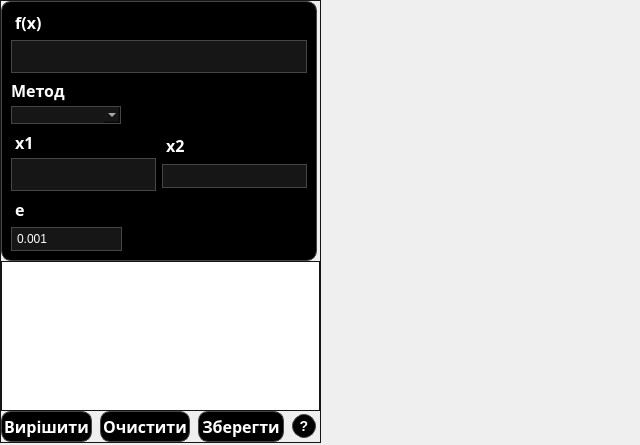
<?xml version="1.0" encoding="UTF-8"?>
<ui version="4.0">
 <class>Form</class>
 <widget class="QWidget" name="Form">
  <property name="geometry">
   <rect>
    <x>0</x>
    <y>0</y>
    <width>640</width>
    <height>445</height>
   </rect>
  </property>
  <property name="windowTitle">
   <string>Form</string>
  </property>
  <widget class="QCustomPlot" name="graph" native="true">
   <property name="geometry">
    <rect>
     <x>329</x>
     <y>0</y>
     <width>310</width>
     <height>443</height>
    </rect>
   </property>
   <property name="sizePolicy">
    <sizepolicy hsizetype="Expanding" vsizetype="Preferred">
     <horstretch>0</horstretch>
     <verstretch>0</verstretch>
    </sizepolicy>
   </property>
   <property name="minimumSize">
    <size>
     <width>310</width>
     <height>310</height>
    </size>
   </property>
  </widget>
  <widget class="QGroupBox" name="groupBox_2">
   <property name="geometry">
    <rect>
     <x>0</x>
     <y>0</y>
     <width>321</width>
     <height>443</height>
    </rect>
   </property>
   <property name="sizePolicy">
    <sizepolicy hsizetype="Preferred" vsizetype="Preferred">
     <horstretch>0</horstretch>
     <verstretch>0</verstretch>
    </sizepolicy>
   </property>
   <property name="maximumSize">
    <size>
     <width>324</width>
     <height>16777215</height>
    </size>
   </property>
   <property name="styleSheet">
    <string notr="true">QGroupBox{
border: 1px solid black;
border-color: #161616;
}</string>
   </property>
   <property name="title">
    <string/>
   </property>
   <layout class="QGridLayout" name="gridLayout">
    <property name="leftMargin">
     <number>0</number>
    </property>
    <property name="topMargin">
     <number>0</number>
    </property>
    <property name="rightMargin">
     <number>0</number>
    </property>
    <property name="bottomMargin">
     <number>0</number>
    </property>
    <property name="spacing">
     <number>0</number>
    </property>
    <item row="0" column="0">
     <layout class="QVBoxLayout" name="verticalLayout_6">
      <item>
       <widget class="QGroupBox" name="groupBox">
        <property name="sizePolicy">
         <sizepolicy hsizetype="Expanding" vsizetype="Preferred">
          <horstretch>0</horstretch>
          <verstretch>0</verstretch>
         </sizepolicy>
        </property>
        <property name="maximumSize">
         <size>
          <width>316</width>
          <height>16777215</height>
         </size>
        </property>
        <property name="autoFillBackground">
         <bool>false</bool>
        </property>
        <property name="styleSheet">
         <string notr="true">QGroupBox{
border-radius: 10px;
background-color: #000000;
border: 1px solid black;
border-color: #464646;
}</string>
        </property>
        <property name="title">
         <string/>
        </property>
        <layout class="QGridLayout" name="gridLayout_2">
         <item row="4" column="0">
          <layout class="QHBoxLayout" name="horizontalLayout_3">
           <item>
            <layout class="QVBoxLayout" name="verticalLayout_5">
             <item>
              <widget class="QLabel" name="label_10">
               <property name="sizePolicy">
                <sizepolicy hsizetype="Maximum" vsizetype="Maximum">
                 <horstretch>0</horstretch>
                 <verstretch>0</verstretch>
                </sizepolicy>
               </property>
               <property name="font">
                <font>
                 <family>Roobert</family>
                 <pointsize>-1</pointsize>
                 <italic>false</italic>
                 <fontweight>DemiBold</fontweight>
                </font>
               </property>
               <property name="styleSheet">
                <string notr="true">color: #ffffff;
background-color: #000000;
font-family: Roobert,-apple-system,BlinkMacSystemFont,&quot;Segoe UI&quot;,Helvetica,Arial,sans-serif,&quot;Apple Color Emoji&quot;,&quot;Segoe UI Emoji&quot;,&quot;Segoe UI Symbol&quot;;
  font-size: 16px;
  font-weight: 600;</string>
               </property>
               <property name="text">
                <string> e</string>
               </property>
              </widget>
             </item>
             <item>
              <widget class="QLineEdit" name="e_input">
               <property name="sizePolicy">
                <sizepolicy hsizetype="Minimum" vsizetype="Fixed">
                 <horstretch>0</horstretch>
                 <verstretch>0</verstretch>
                </sizepolicy>
               </property>
               <property name="maximumSize">
                <size>
                 <width>126</width>
                 <height>16777215</height>
                </size>
               </property>
               <property name="styleSheet">
                <string notr="true">background-color: #161616;
border: 1px solid #464646;
color: #ffffff;
font: 12pt &quot;Open Sans&quot;;

padding-left: 3px;
padding-top: 3px;
padding-bottom: 3px;</string>
               </property>
               <property name="text">
                <string>0.001</string>
               </property>
               <property name="maxLength">
                <number>17</number>
               </property>
              </widget>
             </item>
            </layout>
           </item>
           <item>
            <spacer name="horizontalSpacer">
             <property name="orientation">
              <enum>Qt::Horizontal</enum>
             </property>
             <property name="sizeHint" stdset="0">
              <size>
               <width>40</width>
               <height>20</height>
              </size>
             </property>
            </spacer>
           </item>
          </layout>
         </item>
         <item row="2" column="0">
          <layout class="QVBoxLayout" name="verticalLayout_4">
           <property name="spacing">
            <number>4</number>
           </property>
           <property name="topMargin">
            <number>0</number>
           </property>
           <item>
            <widget class="QLabel" name="label">
             <property name="sizePolicy">
              <sizepolicy hsizetype="Preferred" vsizetype="Maximum">
               <horstretch>0</horstretch>
               <verstretch>0</verstretch>
              </sizepolicy>
             </property>
             <property name="font">
              <font>
               <family>Roobert</family>
               <pointsize>-1</pointsize>
               <italic>false</italic>
               <fontweight>DemiBold</fontweight>
              </font>
             </property>
             <property name="styleSheet">
              <string notr="true">background-color: #000000;
color: #ffffff;
font-family: Roobert,-apple-system,BlinkMacSystemFont,&quot;Segoe UI&quot;,Helvetica,Arial,sans-serif,&quot;Apple Color Emoji&quot;,&quot;Segoe UI Emoji&quot;,&quot;Segoe UI Symbol&quot;;
  font-size: 16px;
  font-weight: 600;</string>
             </property>
             <property name="text">
              <string>Метод</string>
             </property>
            </widget>
           </item>
           <item>
            <widget class="QComboBox" name="comboBox">
             <property name="sizePolicy">
              <sizepolicy hsizetype="Fixed" vsizetype="Maximum">
               <horstretch>0</horstretch>
               <verstretch>0</verstretch>
              </sizepolicy>
             </property>
             <property name="minimumSize">
              <size>
               <width>110</width>
               <height>0</height>
              </size>
             </property>
             <property name="mouseTracking">
              <bool>false</bool>
             </property>
             <property name="styleSheet">
              <string notr="true">
QComboBox {
background-color: #161616; 
border: 1px solid #464646; 
color: white;
font: 12pt &quot;Open Sans&quot;;

}
QComboBox QAbstractItemView { 
selection-background-color: blue;
 selection-color: white; 
 color: white;
}

</string>
             </property>
             <property name="currentText">
              <string/>
             </property>
            </widget>
           </item>
          </layout>
         </item>
         <item row="3" column="0">
          <widget class="QStackedWidget" name="stackedWidget">
           <property name="sizePolicy">
            <sizepolicy hsizetype="Maximum" vsizetype="Maximum">
             <horstretch>0</horstretch>
             <verstretch>0</verstretch>
            </sizepolicy>
           </property>
           <property name="minimumSize">
            <size>
             <width>0</width>
             <height>0</height>
            </size>
           </property>
           <property name="maximumSize">
            <size>
             <width>310</width>
             <height>16777215</height>
            </size>
           </property>
           <property name="currentIndex">
            <number>0</number>
           </property>
           <widget class="QWidget" name="page">
            <property name="sizePolicy">
             <sizepolicy hsizetype="Maximum" vsizetype="Maximum">
              <horstretch>0</horstretch>
              <verstretch>0</verstretch>
             </sizepolicy>
            </property>
            <property name="maximumSize">
             <size>
              <width>16777215</width>
              <height>16777215</height>
             </size>
            </property>
            <property name="styleSheet">
             <string notr="true">background-color: #000000;</string>
            </property>
            <layout class="QHBoxLayout" name="horizontalLayout_7">
             <property name="leftMargin">
              <number>0</number>
             </property>
             <property name="topMargin">
              <number>0</number>
             </property>
             <property name="rightMargin">
              <number>0</number>
             </property>
             <property name="bottomMargin">
              <number>0</number>
             </property>
             <item>
              <layout class="QHBoxLayout" name="horizontalLayout_5">
               <item>
                <layout class="QVBoxLayout" name="verticalLayout">
                 <property name="spacing">
                  <number>3</number>
                 </property>
                 <property name="leftMargin">
                  <number>0</number>
                 </property>
                 <item>
                  <widget class="QLabel" name="label_8">
                   <property name="sizePolicy">
                    <sizepolicy hsizetype="Maximum" vsizetype="Maximum">
                     <horstretch>0</horstretch>
                     <verstretch>0</verstretch>
                    </sizepolicy>
                   </property>
                   <property name="font">
                    <font>
                     <family>Roobert</family>
                     <pointsize>-1</pointsize>
                     <italic>false</italic>
                     <fontweight>DemiBold</fontweight>
                    </font>
                   </property>
                   <property name="styleSheet">
                    <string notr="true">color: #ffffff;
font-family: Roobert,-apple-system,BlinkMacSystemFont,&quot;Segoe UI&quot;,Helvetica,Arial,sans-serif,&quot;Apple Color Emoji&quot;,&quot;Segoe UI Emoji&quot;,&quot;Segoe UI Symbol&quot;;
  font-size: 16px;
  font-weight: 600;</string>
                   </property>
                   <property name="text">
                    <string> x1</string>
                   </property>
                  </widget>
                 </item>
                 <item>
                  <widget class="QLineEdit" name="x1_input">
                   <property name="sizePolicy">
                    <sizepolicy hsizetype="Expanding" vsizetype="Fixed">
                     <horstretch>0</horstretch>
                     <verstretch>0</verstretch>
                    </sizepolicy>
                   </property>
                   <property name="minimumSize">
                    <size>
                     <width>72</width>
                     <height>0</height>
                    </size>
                   </property>
                   <property name="font">
                    <font>
                     <family>Open Sans</family>
                     <pointsize>12</pointsize>
                     <italic>false</italic>
                     <bold>false</bold>
                    </font>
                   </property>
                   <property name="styleSheet">
                    <string notr="true">background-color: #161616;
border: 1px solid #464646;
color: #ffffff;
font: 12pt &quot;Open Sans&quot;;

padding-left: 3px;
padding-top: 3px;
padding-bottom: 3px;</string>
                   </property>
                  </widget>
                 </item>
                </layout>
               </item>
               <item>
                <layout class="QVBoxLayout" name="verticalLayout_7">
                 <property name="spacing">
                  <number>3</number>
                 </property>
                 <property name="topMargin">
                  <number>0</number>
                 </property>
                 <property name="rightMargin">
                  <number>0</number>
                 </property>
                 <item>
                  <widget class="QLabel" name="label_9">
                   <property name="sizePolicy">
                    <sizepolicy hsizetype="Maximum" vsizetype="Maximum">
                     <horstretch>0</horstretch>
                     <verstretch>0</verstretch>
                    </sizepolicy>
                   </property>
                   <property name="font">
                    <font>
                     <family>Roobert</family>
                     <pointsize>-1</pointsize>
                     <italic>false</italic>
                     <fontweight>DemiBold</fontweight>
                    </font>
                   </property>
                   <property name="styleSheet">
                    <string notr="true">color: #ffffff;
font-family: Roobert,-apple-system,BlinkMacSystemFont,&quot;Segoe UI&quot;,Helvetica,Arial,sans-serif,&quot;Apple Color Emoji&quot;,&quot;Segoe UI Emoji&quot;,&quot;Segoe UI Symbol&quot;;
  font-size: 16px;
  font-weight: 600;</string>
                   </property>
                   <property name="text">
                    <string> x2</string>
                   </property>
                  </widget>
                 </item>
                 <item>
                  <widget class="QLineEdit" name="x2_input">
                   <property name="sizePolicy">
                    <sizepolicy hsizetype="Expanding" vsizetype="Fixed">
                     <horstretch>0</horstretch>
                     <verstretch>0</verstretch>
                    </sizepolicy>
                   </property>
                   <property name="minimumSize">
                    <size>
                     <width>72</width>
                     <height>0</height>
                    </size>
                   </property>
                   <property name="styleSheet">
                    <string notr="true">background-color: #161616;
font: 12pt &quot;Open Sans&quot;;
border: 1px solid #464646;
color: #ffffff;

padding-left: 3px;
padding-top: 3px;
padding-bottom: 3px;</string>
                   </property>
                  </widget>
                 </item>
                </layout>
               </item>
              </layout>
             </item>
            </layout>
           </widget>
           <widget class="QWidget" name="page_2">
            <property name="sizePolicy">
             <sizepolicy hsizetype="Maximum" vsizetype="Maximum">
              <horstretch>0</horstretch>
              <verstretch>0</verstretch>
             </sizepolicy>
            </property>
            <property name="maximumSize">
             <size>
              <width>16777215</width>
              <height>16777215</height>
             </size>
            </property>
            <property name="styleSheet">
             <string notr="true">background-color: #000000;</string>
            </property>
            <layout class="QHBoxLayout" name="horizontalLayout_6">
             <property name="leftMargin">
              <number>0</number>
             </property>
             <property name="topMargin">
              <number>0</number>
             </property>
             <property name="rightMargin">
              <number>0</number>
             </property>
             <item>
              <layout class="QHBoxLayout" name="horizontalLayout_2">
               <property name="spacing">
                <number>0</number>
               </property>
               <item>
                <layout class="QVBoxLayout" name="verticalLayout_8">
                 <property name="spacing">
                  <number>3</number>
                 </property>
                 <property name="topMargin">
                  <number>3</number>
                 </property>
                 <item>
                  <widget class="QLabel" name="label_5">
                   <property name="sizePolicy">
                    <sizepolicy hsizetype="Maximum" vsizetype="Maximum">
                     <horstretch>0</horstretch>
                     <verstretch>0</verstretch>
                    </sizepolicy>
                   </property>
                   <property name="font">
                    <font>
                     <family>Roobert</family>
                     <pointsize>-1</pointsize>
                     <italic>false</italic>
                     <fontweight>DemiBold</fontweight>
                    </font>
                   </property>
                   <property name="styleSheet">
                    <string notr="true">color: #ffffff;
font-family: Roobert,-apple-system,BlinkMacSystemFont,&quot;Segoe UI&quot;,Helvetica,Arial,sans-serif,&quot;Apple Color Emoji&quot;,&quot;Segoe UI Emoji&quot;,&quot;Segoe UI Symbol&quot;;
  font-size: 16px;
  font-weight: 600;</string>
                   </property>
                   <property name="text">
                    <string> x0</string>
                   </property>
                  </widget>
                 </item>
                 <item>
                  <widget class="QLineEdit" name="x0_input">
                   <property name="sizePolicy">
                    <sizepolicy hsizetype="Expanding" vsizetype="Fixed">
                     <horstretch>0</horstretch>
                     <verstretch>0</verstretch>
                    </sizepolicy>
                   </property>
                   <property name="minimumSize">
                    <size>
                     <width>72</width>
                     <height>0</height>
                    </size>
                   </property>
                   <property name="maximumSize">
                    <size>
                     <width>146</width>
                     <height>16777215</height>
                    </size>
                   </property>
                   <property name="styleSheet">
                    <string notr="true">background-color: #161616;
border: 1px solid #464646;
color: #ffffff;
font: 12pt &quot;Open Sans&quot;;

padding-left: 3px;
padding-top: 3px;
padding-bottom: 3px;</string>
                   </property>
                  </widget>
                 </item>
                </layout>
               </item>
               <item>
                <spacer name="horizontalSpacer_4">
                 <property name="orientation">
                  <enum>Qt::Horizontal</enum>
                 </property>
                 <property name="sizeType">
                  <enum>QSizePolicy::MinimumExpanding</enum>
                 </property>
                 <property name="sizeHint" stdset="0">
                  <size>
                   <width>40</width>
                   <height>20</height>
                  </size>
                 </property>
                </spacer>
               </item>
              </layout>
             </item>
            </layout>
           </widget>
          </widget>
         </item>
         <item row="1" column="0">
          <layout class="QVBoxLayout" name="verticalLayout_3">
           <property name="topMargin">
            <number>0</number>
           </property>
           <item>
            <widget class="QLabel" name="label_2">
             <property name="sizePolicy">
              <sizepolicy hsizetype="Maximum" vsizetype="Maximum">
               <horstretch>0</horstretch>
               <verstretch>0</verstretch>
              </sizepolicy>
             </property>
             <property name="font">
              <font>
               <family>Roobert</family>
               <pointsize>-1</pointsize>
               <italic>false</italic>
               <fontweight>DemiBold</fontweight>
              </font>
             </property>
             <property name="styleSheet">
              <string notr="true">background-color: #000000;
border-radius: 10px;
font-family: Roobert,-apple-system,BlinkMacSystemFont,&quot;Segoe UI&quot;,Helvetica,Arial,sans-serif,&quot;Apple Color Emoji&quot;,&quot;Segoe UI Emoji&quot;,&quot;Segoe UI Symbol&quot;;
  font-size: 16px;
  font-weight: 600;
color: #ffffff;</string>
             </property>
             <property name="text">
              <string> f(x)</string>
             </property>
            </widget>
           </item>
           <item>
            <widget class="QLineEdit" name="polynomial_input">
             <property name="sizePolicy">
              <sizepolicy hsizetype="Minimum" vsizetype="Fixed">
               <horstretch>0</horstretch>
               <verstretch>0</verstretch>
              </sizepolicy>
             </property>
             <property name="maximumSize">
              <size>
               <width>300</width>
               <height>16777215</height>
              </size>
             </property>
             <property name="font">
              <font>
               <family>Open Sans</family>
               <pointsize>12</pointsize>
               <italic>false</italic>
               <bold>false</bold>
              </font>
             </property>
             <property name="styleSheet">
              <string notr="true">background-color:#161616;
border: 1px solid #464646;
color: white;
font: 12pt &quot;Open Sans&quot;;
padding-left: 3px;
padding-top: 3px;
padding-bottom: 3px;

</string>
             </property>
             <property name="text">
              <string/>
             </property>
            </widget>
           </item>
          </layout>
         </item>
        </layout>
       </widget>
      </item>
      <item>
       <widget class="QTextBrowser" name="textBrowser">
        <property name="font">
         <font>
          <family>Open Sans</family>
          <pointsize>12</pointsize>
          <italic>false</italic>
          <bold>false</bold>
         </font>
        </property>
        <property name="styleSheet">
         <string notr="true">color: #ffffff;
border: 1px solid #161616
</string>
        </property>
        <property name="lineWrapColumnOrWidth">
         <number>2</number>
        </property>
       </widget>
      </item>
      <item>
       <layout class="QHBoxLayout" name="horizontalLayout">
        <property name="rightMargin">
         <number>4</number>
        </property>
        <item>
         <spacer name="horizontalSpacer_3">
          <property name="orientation">
           <enum>Qt::Horizontal</enum>
          </property>
          <property name="sizeHint" stdset="0">
           <size>
            <width>40</width>
            <height>20</height>
           </size>
          </property>
         </spacer>
        </item>
        <item>
         <layout class="QHBoxLayout" name="horizontalLayout_8">
          <property name="spacing">
           <number>8</number>
          </property>
          <item>
           <widget class="QPushButton" name="Solve_button">
            <property name="sizePolicy">
             <sizepolicy hsizetype="Maximum" vsizetype="Maximum">
              <horstretch>0</horstretch>
              <verstretch>0</verstretch>
             </sizepolicy>
            </property>
            <property name="font">
             <font>
              <family>Roobert</family>
              <pointsize>-1</pointsize>
              <italic>false</italic>
              <underline>false</underline>
              <strikeout>false</strikeout>
              <fontweight>DemiBold</fontweight>
             </font>
            </property>
            <property name="styleSheet">
             <string notr="true">QPushButton {
  appearance: none;
  background-color: #000000;
  border: 1px solid #464646;
  border-radius: 10px;
  box-sizing: border-box;
  color: #FFFFFF;
  cursor: pointer;
  display: inline-block;
  font-family: Roobert,-apple-system,BlinkMacSystemFont,&quot;Segoe UI&quot;,Helvetica,Arial,sans-serif,&quot;Apple Color Emoji&quot;,&quot;Segoe UI Emoji&quot;,&quot;Segoe UI Symbol&quot;;
  font-size: 16px;
  font-weight: 600;
  line-height: normal;
  margin: 0;
  outline: none;
  padding: 3px;
  text-align: center;
  text-decoration: none;
  transition: all 300ms cubic-bezier(.23, 1, 0.32, 1);
  user-select: none;
  -webkit-user-select: none;
  touch-action: manipulation;
  will-change: transform;
}

QPushButton :disabled {
  pointer-events: none;
}

QPushButton :hover {
  box-shadow: rgba(0, 0, 0, 0.25) 0 8px 15px;
  transform: translateY(-2px);
}

QPushButton :pressed {
  box-shadow: none;
  transform: translateY(0);
}</string>
            </property>
            <property name="text">
             <string>Вирішити</string>
            </property>
           </widget>
          </item>
          <item>
           <widget class="QPushButton" name="Clean_button">
            <property name="sizePolicy">
             <sizepolicy hsizetype="Preferred" vsizetype="Preferred">
              <horstretch>0</horstretch>
              <verstretch>0</verstretch>
             </sizepolicy>
            </property>
            <property name="font">
             <font>
              <family>Roobert</family>
              <pointsize>-1</pointsize>
              <italic>false</italic>
              <underline>false</underline>
              <strikeout>false</strikeout>
              <fontweight>DemiBold</fontweight>
             </font>
            </property>
            <property name="styleSheet">
             <string notr="true">QPushButton {
  appearance: none;
  background-color: #000000;
  border: 1px solid #464646;
  border-radius: 10px;
  box-sizing: border-box;
  color: #FFFFFF;
  cursor: pointer;
  display: inline-block;
  font-family: Roobert,-apple-system,BlinkMacSystemFont,&quot;Segoe UI&quot;,Helvetica,Arial,sans-serif,&quot;Apple Color Emoji&quot;,&quot;Segoe UI Emoji&quot;,&quot;Segoe UI Symbol&quot;;
  font-size: 16px;
  font-weight: 600;
  line-height: normal;
  margin: 0;
  outline: none;
  padding: 3px;
  text-align: center;
  text-decoration: none;
  transition: all 300ms cubic-bezier(.23, 1, 0.32, 1);
  user-select: none;
  -webkit-user-select: none;
  touch-action: manipulation;
  will-change: transform;
}

QPushButton :disabled {
  pointer-events: none;
}

QPushButton :hover {
  box-shadow: rgba(0, 0, 0, 0.25) 0 8px 15px;
  transform: translateY(-2px);
}

QPushButton :pressed {
  box-shadow: none;
  transform: translateY(0);
}</string>
            </property>
            <property name="text">
             <string>Очистити</string>
            </property>
           </widget>
          </item>
          <item>
           <widget class="QPushButton" name="save_Button">
            <property name="font">
             <font>
              <family>Roobert</family>
              <pointsize>-1</pointsize>
              <italic>false</italic>
              <underline>false</underline>
              <strikeout>false</strikeout>
              <fontweight>DemiBold</fontweight>
             </font>
            </property>
            <property name="styleSheet">
             <string notr="true">QPushButton {
  appearance: none;
  background-color: #000000;
  border: 1px solid #464646;
  border-radius: 10px;
  box-sizing: border-box;
  color: #FFFFFF;
  cursor: pointer;
  display: inline-block;
  font-family: Roobert,-apple-system,BlinkMacSystemFont,&quot;Segoe UI&quot;,Helvetica,Arial,sans-serif,&quot;Apple Color Emoji&quot;,&quot;Segoe UI Emoji&quot;,&quot;Segoe UI Symbol&quot;;
  font-size: 16px;
  font-weight: 600;
  line-height: normal;
  margin: 0;
  outline: none;
  padding: 3px;
  text-align: center;
  text-decoration: none;
  transition: all 300ms cubic-bezier(.23, 1, 0.32, 1);
  user-select: none;
  -webkit-user-select: none;
  touch-action: manipulation;
  will-change: transform;
}

QPushButton :disabled {
  pointer-events: none;
}

QPushButton :hover {
  box-shadow: rgba(0, 0, 0, 0.25) 0 8px 15px;
  transform: translateY(-2px);
}

QPushButton :pressed {
  box-shadow: none;
  transform: translateY(0);
}</string>
            </property>
            <property name="text">
             <string>Зберегти</string>
            </property>
           </widget>
          </item>
          <item>
           <widget class="QPushButton" name="OpenDovidkaButton">
            <property name="sizePolicy">
             <sizepolicy hsizetype="Fixed" vsizetype="Fixed">
              <horstretch>24</horstretch>
              <verstretch>24</verstretch>
             </sizepolicy>
            </property>
            <property name="minimumSize">
             <size>
              <width>24</width>
              <height>24</height>
             </size>
            </property>
            <property name="maximumSize">
             <size>
              <width>24</width>
              <height>24</height>
             </size>
            </property>
            <property name="styleSheet">
             <string notr="true">QPushButton {
  appearance: none;
  background-color: #000000;
  border: 1px solid #464646;
  border-radius: 12px;
  box-sizing: border-box;
  color: #FFFFFF;
  cursor: pointer;
  display: inline-block;
  font-family: Roobert,-apple-system,BlinkMacSystemFont,&quot;Segoe UI&quot;,Helvetica,Arial,sans-serif,&quot;Apple Color Emoji&quot;,&quot;Segoe UI Emoji&quot;,&quot;Segoe UI Symbol&quot;;
  font-size: 14px;
  font-weight: 600;
  line-height: normal;
  margin: 0;
  outline: none;
  padding: 3px;
  text-align: center;
  text-decoration: none;
  transition: all 300ms cubic-bezier(.23, 1, 0.32, 1);
  user-select: none;
  -webkit-user-select: none;
  touch-action: manipulation;
  will-change: transform;
}

QPushButton :disabled {
  pointer-events: none;
}

QPushButton :hover {
  box-shadow: rgba(0, 0, 0, 0.25) 0 8px 15px;
  transform: translateY(-2px);
}

QPushButton :pressed {
  box-shadow: none;
  transform: translateY(0);
}</string>
            </property>
            <property name="text">
             <string>?</string>
            </property>
           </widget>
          </item>
         </layout>
        </item>
        <item>
         <spacer name="horizontalSpacer_2">
          <property name="orientation">
           <enum>Qt::Horizontal</enum>
          </property>
          <property name="sizeHint" stdset="0">
           <size>
            <width>40</width>
            <height>20</height>
           </size>
          </property>
         </spacer>
        </item>
       </layout>
      </item>
     </layout>
    </item>
   </layout>
  </widget>
 </widget>
 <customwidgets>
  <customwidget>
   <class>QCustomPlot</class>
   <extends>QWidget</extends>
   <header>qcustomplot.h</header>
   <container>1</container>
  </customwidget>
 </customwidgets>
 <resources/>
 <connections/>
</ui>
